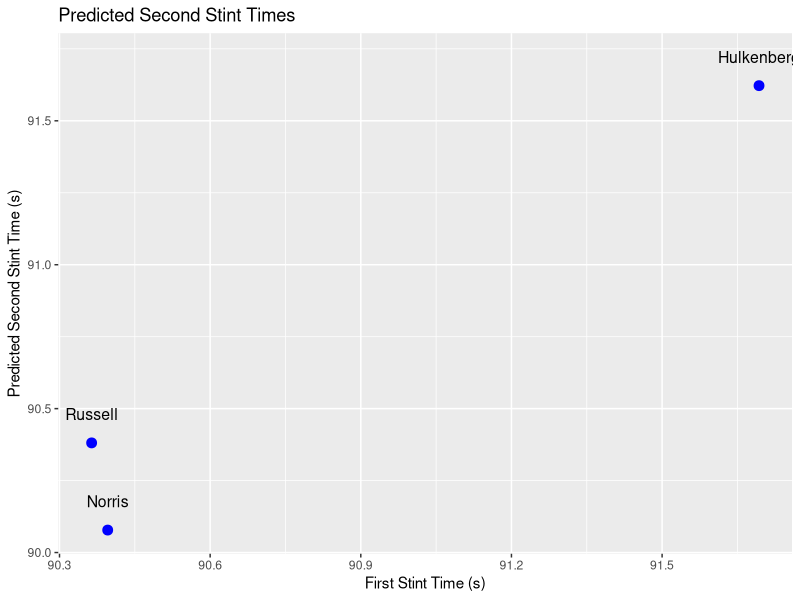

The R script that drew this image:
# F1 Qualifying Predictor in R
# Author: Cesare Pesci
# This script predicts second stint lap times based on driver, session, circuit, weather, and tyre condition

library(dplyr)
library(ggplot2)

# Simulate base data
set.seed(123)
n <- 300

drivers <- c("Piastri", "Norris", "Hamilton", "Leclerc", "Russell", "Antonelli", "Verstappen", "Lindblad", "Alonso", "Stroll", "Gasly", "Colapinto", "Albon", "Sainz", "Ocon", "Bearman", "Hulkenberg", "Bortoleto", "Bottas", "Lawson", "Hadjar", "Perez")
sessions <- c("Q1", "Q2", "Q3")
circuits <- c("Australia", "China", "Monaco", "Bahrain", "Jeddah", "Miami", "Imola", "Barcelona", "Silverstone", "Monza", "Madrid", "Canada", "Austria", "Japan", "Singapore", "Spa", "Hungary", "Netherlands", "Baku", "Austin", "Mexico", "Brazil", "Las Vegas", "Qatar", "Abu Dhabi", "Turkey")
conditions <- c("Dry", "Wet")
tyres <- c("New", "Used")
tyre_compounds <- c("Hard", "Medium", "Soft", "Inter", "Wet")


qual_data <- data.frame(
  driver = sample(drivers, n, replace = TRUE),
  session = sample(sessions, n, replace = TRUE),
  circuit = sample(circuits, n, replace = TRUE),
  condition = sample(conditions, n, replace = TRUE),
  tyre_compound = sample(tyre_compounds, n, replace = TRUE),
  first_tyre_used = sample(tyres, n, replace = TRUE),
  first_stint_time = rnorm(n, mean = 91.318, sd = 1)
)

# Apply scenario logic + tyre effect
qual_data <- qual_data %>%
  mutate(
    session_effect = case_when(
      # Dry condition + dry tyres
      condition == "Dry" & session == "Q1" & tyre_compound == "Hard" ~ 0.2,
      condition == "Dry" & session == "Q1" & tyre_compound == "Medium" ~ 0.35,
      condition == "Dry" & session == "Q1" & tyre_compound == "Soft" ~ 0.4,
      
      condition == "Dry" & session == "Q2" & tyre_compound == "Hard" ~ 0.15,
      condition == "Dry" & session == "Q2" & tyre_compound == "Medium" ~ 0.2,
      condition == "Dry" & session == "Q2" & tyre_compound == "Soft" ~ 0.3,
      
      condition == "Dry" & session == "Q3" & tyre_compound == "Hard" ~ 0.05,
      condition == "Dry" & session == "Q3" & tyre_compound == "Medium" ~ 0.1,
      condition == "Dry" & session == "Q3" & tyre_compound == "Soft" ~ 0.15,
      
      # Wet condition + wet tyres
      condition == "Wet" & tyre_compound == "Inter" ~ 0.25,
      condition == "Wet" & tyre_compound == "Wet" ~ 0.15,
      
      # Fallback
      TRUE ~ 0.2
    ),
    sd_value = case_when(
      condition == "Wet" ~ 0.3,
      circuit == "Monaco" ~ 0.2,
      session == "Q1" & condition == "Dry" ~ 0.15,
      TRUE ~ 0.1
    ),
    # Boost improvement if first stint was on used tyres (and now on new tyres)
    session_effect = session_effect + ifelse(first_tyre_used == "Used", 0.15, 0),
    
    # Simulate second stint
    second_stint_time = first_stint_time - rnorm(n, mean = session_effect, sd = sd_value)
  )
qual_data <- qual_data %>%
  mutate(
    driver = factor(driver),
    session = factor(session),
    circuit = factor(circuit),
    condition = factor(condition),
    tyre_compound = factor(tyre_compound),
    first_tyre_used = factor(first_tyre_used)
  )

# Fit model with tyre factor
model <- lm(second_stint_time ~ first_stint_time + session + driver + circuit + condition + first_tyre_used, data = qual_data)

summary(model)


# Ensure factor levels match those in training data
new_data <- data.frame(
  driver = factor(c("Tsunoda", "Norris", "Russell", "Hulkenberg"), levels = levels(qual_data$driver)),
  session = factor(c("Q3", "Q3", "Q3", "Q3"), levels = levels(qual_data$session)),
  circuit = factor(c("Bahrain", "Bahrain", "Bahrain", "Bahrain"), levels = levels(qual_data$circuit)),
  condition = factor(c("Dry", "Dry", "Dry", "Dry"), levels = levels(qual_data$condition)),
  first_tyre_used = factor(c("Used", "Used", "New", "New"), levels = levels(qual_data$first_tyre_used)),
  tyre_compound = factor(c("Soft", "Soft", "Soft", "Soft"), levels = levels(qual_data$tyre_compound)),
  first_stint_time = c(91.637, 90.396, 90.364, 91.693)
)

# Now predict
new_data$predicted_second_stint <- predict(model, newdata = new_data)

# Print results
print(new_data)


qual_data$predicted <- predict(model, newdata = qual_data)

ggplot(new_data, aes(x = first_stint_time, y = predicted_second_stint, label = driver)) +
  geom_point(color = "blue", size = 3) +
  geom_text(nudge_y = 0.1, size = 4) +
  labs(
    title = "Predicted Second Stint Times",
    x = "First Stint Time (s)",
    y = "Predicted Second Stint Time (s)"
  ) 
